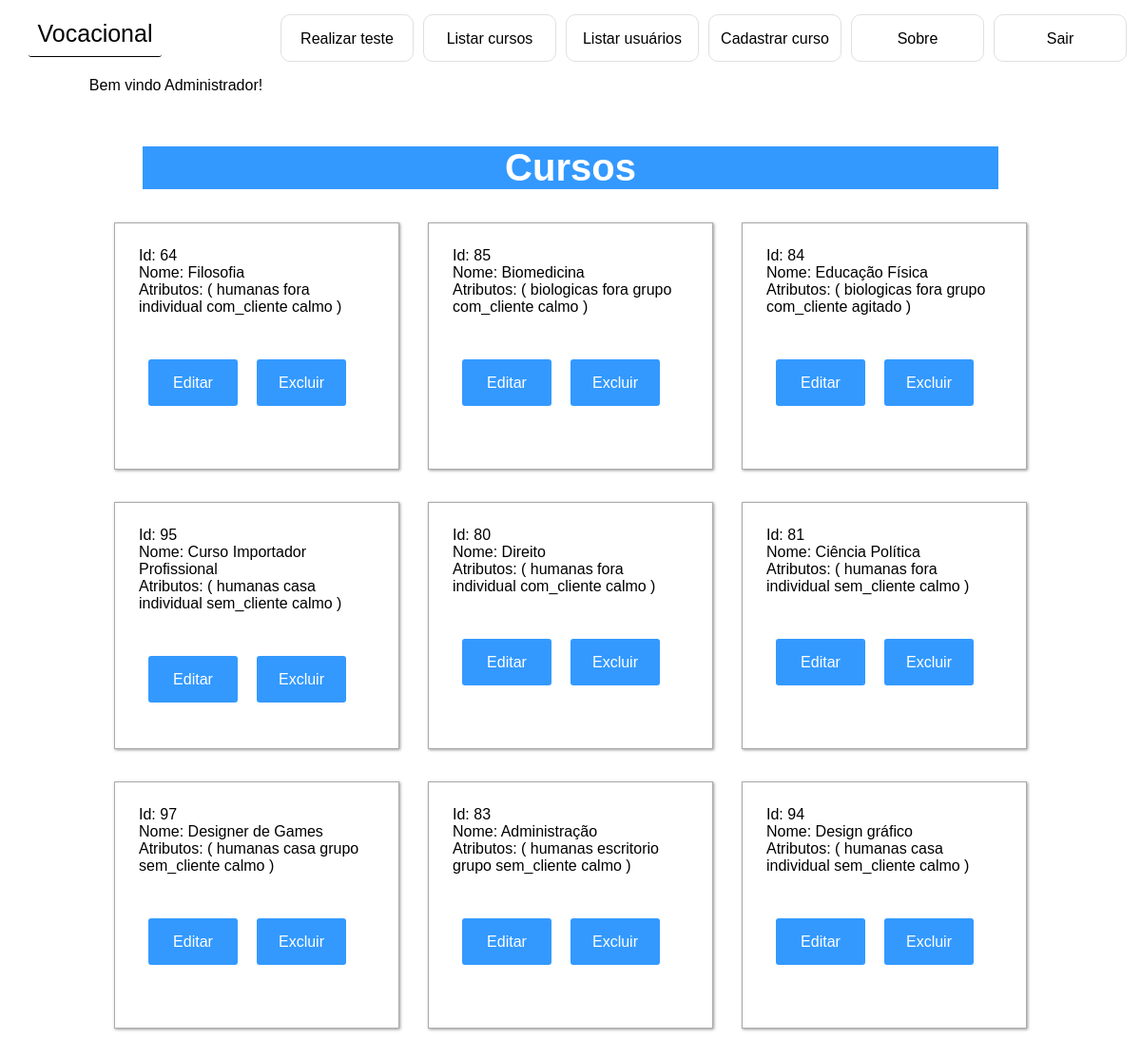
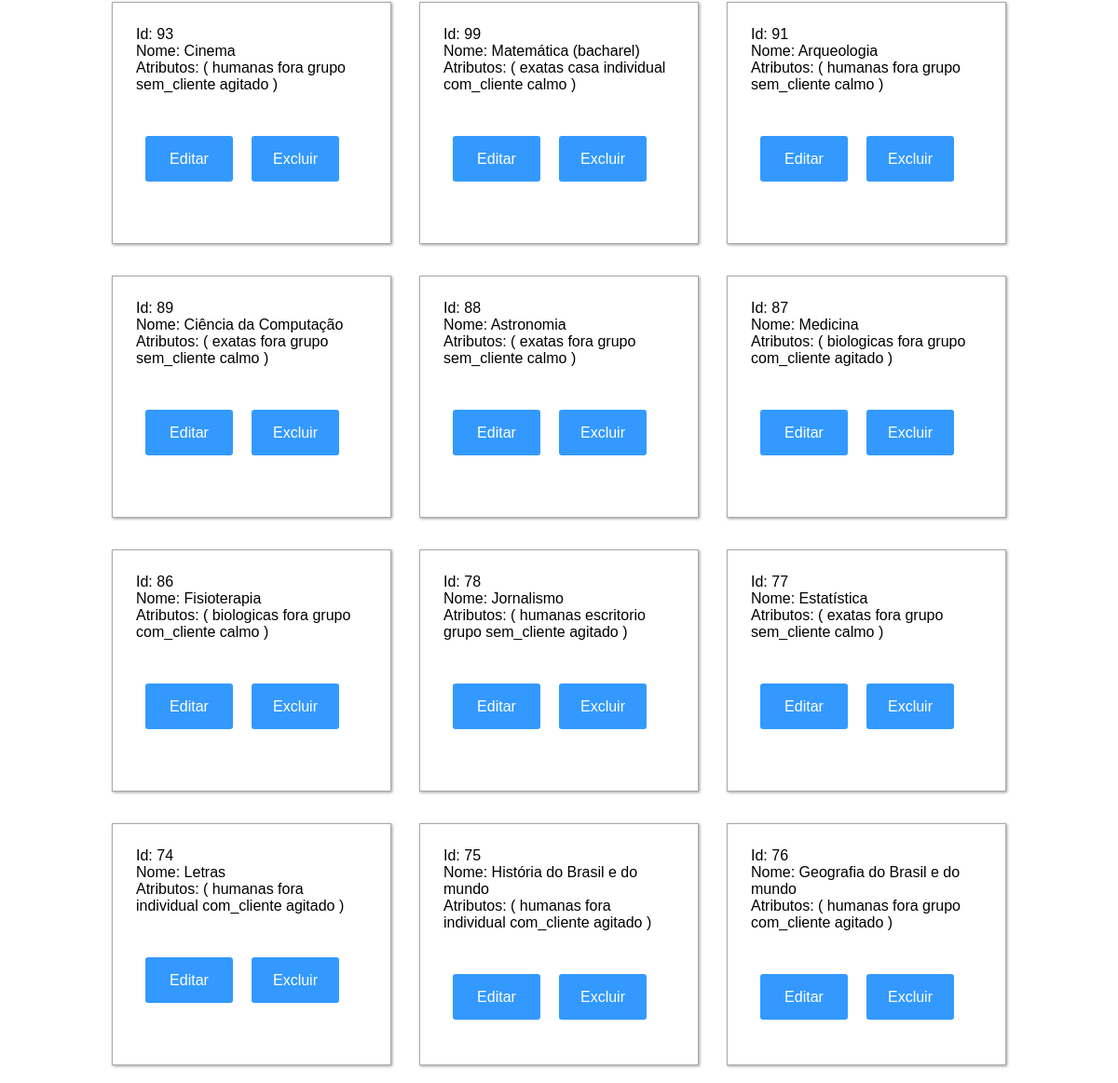
Page /listar_cursos.php (signed in) on the committed database (2 pictures, top to bottom).
### tables this page shows
CREATE TABLE IF NOT EXISTS `cursos` (
`id` int(3) NOT NULL,
  `nome` varchar(200) NOT NULL,
  `atributos` varchar(500) NOT NULL,
  `id_usuario` int(3) NOT NULL,
  `likes` int(5) NOT NULL
);

### php/funcoes_banco.php (called while the page is built, shortened)
<?php
	function select($tabela){
		global $conex;
		$sql = "SELECT * FROM $tabela";
		$select = $conex->prepare($sql);
		$select->execute();
		$return = $select->fetchAll();
		return $return;
	}
?>

### listar_cursos.php (the view, shortened to what this page needs)
<!DOCTYPE html>
<html>
	<head>
		<?php include 'php/head.php' ?>
	</head>
	<body>
		<?php include 'php/header.php' ?>
		<h1>Cursos</h1>
		<main id='listar_cursos' class='center'>
			<?php
				@$cursos = select('cursos');
				foreach(@$cursos as $curso){
					echo "<div class='ficha'>";
						echo "
							<span>Id: ".@$curso['id']."</span><br>
							<span>Nome: ".@$curso['nome']."</span><br>
							<span>Atributos: (".@$curso['atributos'].")</span><br>
							<br><br>";
						echo "<a href='editar_curso.php?id=".@$curso['id']."'><input type='button' value='Editar' class='btn_inicial'></a>";
						echo "<input type='button' value='Excluir' class='btn_inicial abrir_confirmacao'>";
					echo "</div>";
				}
			?>
		</main>
	</body>
</html>

### php/head.php (shortened to what this page needs)
<link rel='stylesheet' href='vocacional.css'>

### php/header.php (shortened to what this page needs)
<header>
	<a href='index.php'><div class="title">Vocacional</div></a>
	<a href='php/sair.php'><div>Sair</div></a>
	<a href='sobre.php'><div>Sobre</div></a>
	<a href='cadastro_curso.php'><div>Cadastrar curso</div></a>
	<?php if(@$_SESSION['perfil']=='1'): ?>
		<a href='listar_usuarios.php'><div>Listar usuários</div></a>
		<a href='listar_cursos.php'><div>Listar cursos</div></a>
	<?php endif ?>
	<a href='teste.php'><div>Realizar teste</div></a>
	<div id='bem_vindo'>
		Bem vindo
		<?php
			if(@$_SESSION['perfil']=='1'){
				echo "Administrador!";
			}
			else{
				echo explode(" ", @$_SESSION['nome'])[0]."!";
			}
		?>
	</div>
</header>
<br>

### vocacional.css (style rules this page uses)
* { margin: 0; padding: 0; box-sizing: border-box; font-family: Arial; }
h1 { background: #3399FF; color: white; font-size: 40px; text-align: center; max-width: 900px; margin: 20px auto; }
.center { text-align: center; margin: 0 auto; }
button, input[type=button] { cursor: pointer; }
header { padding: 10px; display: inline-block; }
header div { float: right; height: 50px; width: 140px; text-align: center; line-height: 50px; color: black; border-radius: 3px; transition: 0.3s; margin: 5px; }
header div:not(#bem_vindo):not(.title) { border: 1px solid #E0E0E0; border-radius: 10px; }
header div.title { float: left; font-size: 25px; border-bottom: 1px solid #000; margin: 0px 20px; }
header #bem_vindo { width: 200px; }
.ficha { display: inline-block; width: 300px; max-width: 90%; overflow: auto; border: 1px solid #AAA; margin: 15px; padding: 25px; text-align: left; box-shadow: 1px 1px 3px rgba(0, 0, 0, 0.4); height: 260px; }
.ficha span { width: 100%; display: inline-block; }
.ficha input[type=button] { width: 94px; margin: 10px; border: 2px solid transparent; background: #3399FF; color: #FFF; font-size: 16px; line-height: 25px; padding: 10px 0; text-decoration: none; text-shadow: none; border-radius: 3px; box-shadow: none; transition: 0.25s; }

### rows in the picture
cursos: id "64", nome "Filosofia", atributos "humanas fora individual com_cliente calmo"
cursos: id "85", nome "Biomedicina", atributos "biologicas fora grupo com_cliente calmo"
cursos: id "84", nome "Educação Física", atributos "biologicas fora grupo com_cliente agitado"
cursos: id "95", nome "Curso Importador Profissional", atributos "humanas casa individual sem_cliente calmo"
cursos: id "80", nome "Direito", atributos "humanas fora individual com_cliente calmo"
cursos: id "81", nome "Ciência Política", atributos "humanas fora individual sem_cliente calmo"
cursos: id "97", nome "Designer de Games", atributos "humanas casa grupo sem_cliente calmo"
cursos: id "83", nome "Administração", atributos "humanas escritorio grupo sem_cliente calmo"
cursos: id "94", nome "Design gráfico", atributos "humanas casa individual sem_cliente calmo"
cursos: id "93", nome "Cinema", atributos "humanas fora grupo sem_cliente agitado"
cursos: id "99", nome "Matemática (bacharel)", atributos "exatas casa individual com_cliente calmo"
cursos: id "91", nome "Arqueologia", atributos "humanas fora grupo sem_cliente calmo"
cursos: id "89", nome "Ciência da Computação", atributos "exatas fora grupo sem_cliente calmo"
cursos: id "88", nome "Astronomia", atributos "exatas fora grupo sem_cliente calmo"
cursos: id "87", nome "Medicina", atributos "biologicas fora grupo com_cliente agitado"
cursos: id "86", nome "Fisioterapia", atributos "biologicas fora grupo com_cliente calmo"
cursos: id "78", nome "Jornalismo", atributos "humanas escritorio grupo sem_cliente agitado"
cursos: id "77", nome "Estatística", atributos "exatas fora grupo sem_cliente calmo"
cursos: id "74", nome "Letras", atributos "humanas fora individual com_cliente agitado"
cursos: id "75", nome "História do Brasil e do mundo", atributos "humanas fora individual com_cliente agitado"
cursos: id "76", nome "Geografia do Brasil e do mundo", atributos "humanas fora grupo com_cliente agitado"
